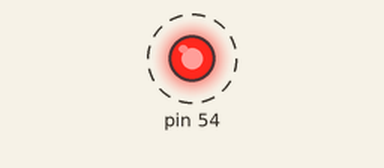
Recording of a sketch running on a simulated Arduino Mega 2560, built with avr-gcc and run on an emulated ATmega2560. Parts: output pins drawn as LEDs (lit = HIGH). Dashed ring = blinking. What the sketch prints to the serial monitor is not drawn.

Above: at 0.4 s.
Timing chart, 0 to 4.4 s (numbered marks = the images above):
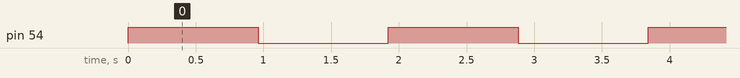

Measured:
- by itself, pin 54: alternates HIGH for 0.96 s and LOW for 0.96 s

The sketch:

sketch.ino
```cpp
//https://www.nongnu.org/avr-libc/user-manual/group__avr__interrupts.html#gad28590624d422cdf30d626e0a506255f
//add code here.

void init_port(void); //SET A0 as OUTPUT
void init_timer(void); //SET the Timer

void setup()
{
  // put your setup code here, to run once:
  volatile long i;
  int j=0;
  init_port();
  init_timer();
    Serial.begin(9600);
  while(1)
  {
    for(i=0; i<1000000; i++);
    Serial.println(j,DEC);
    j++;
  }

}


void init_timer() //SET the Timer
{
// USE datasheet
// make use of 16 bit timer, becuase compare is till 60000.
// Use register TCCR1A and TCCR1B (control registers) to set the CNC mode and prescaler to 256.
// TCNT1 to count for delay via interrupt's own clock.
// OCR1 to compare the cnt value with the given value of delay.
// use TIMSK1 (mask register) for setting the OCIE1A (bit 1).

volatile char *Timer_TCCR1A = 0x80;
volatile char *Timer_TCCR1B = 0x81;
volatile short *Timer_TCNT1 = 0x84;
volatile short  *Timer_OCR1A = 0x88;
volatile char *Timer_TIMSK1 = 0x6F;

*Timer_TCCR1A = 0;
*Timer_TCCR1B = 0;
*Timer_TCNT1 = 0;

*Timer_OCR1A = 60000; //the delay value.
*Timer_TCCR1B = 0x0C; //CTC mode and prescaler at 256.
*Timer_TIMSK1 = 0x02; //enable timer compare interrupt.
}

void init_port()
{
  //FROM DATASHEET, volatile so that the compiler does not assign any value to the variable.
  volatile char *dir_f = (volatile char *) 0x30;
   *dir_f = 0x01;  //only A0 OUTPUT.
}

ISR(TIMER1_COMPA_vect)
{
  volatile char *port_f = (volatile char *) 0x31;
   *port_f ^= 0x01;  //toggle bit with XOR.
}


void loop()
{
  // put your main code here, to run repeatedly:
}


/*EXTRA CODE WITH TIMER0
//Create a 8bit timer, count till 255 (LED blink not visible)
void init_port(void);
void init_eight_bit_timer(void);


void setup()
{
  // put your setup code here, to run once:
  volatile long i;
  int j=0;
  init_port();
  init_eight_bit_timer();
    Serial.begin(9600);
  while(1)
  {
    //for(i=0; i<1; i++);
    Serial.println(j,DEC);
    j++;
  }

}

void init_port()
{
  volatile char *dir_f = (volatile char *)0x30;
  *dir_f = 0x01;
}

void init_eight_bit_timer()
{
volatile char *T_TCCR0A = 0x24;
volatile char *T_TCCR0B = 0x25;
volatile char *T_TCNT0 = 0x26;
volatile char *T_OCR0A = 0x27;
volatile char* T_TIMSK0 = 0x6E;


*T_TCCR0A = 0;
*T_TCCR0B = 0;
*T_TCNT0 = 0;
*T_OCR0A = 25500; //interupt A
*T_TCCR0A = 0x02;
*T_TCCR0B = 0x04; //prescaler
*T_TIMSK0 = 0x02; //enable interrupt when compare A is matched.

}

ISR(TIMER0_COMPA_vect)
{
  volatile int j = 0x00;
  //volatile char *port_f = (volatile char *)0x31;
  //*port_f ^= 0x01;
    j = j ^ 0x01;
    Serial.println(j, HEX);
}

void loop()
{
  // put your main code here, to run repeatedly:
}
*/
```
